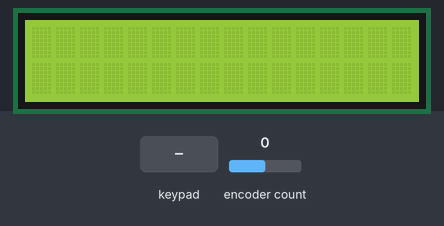
The sketch below on a simulated Arduino Uno, built with avr-gcc and run on an emulated ATmega328P. Parts: 16×2 character LCD. Inputs (shaded band) come from the test bench; at power-on: encoder count 0. What the sketch prints to the serial monitor is not drawn.

Above: at 1.2 s.
1.3 s: key 'U' pressed
At 2.5 s:
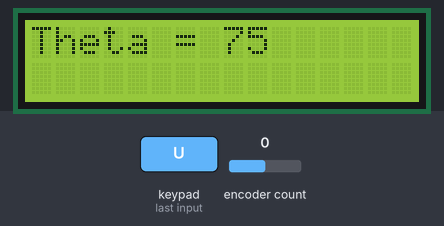
2.8 s: key 'S' pressed
At 3.8 s:
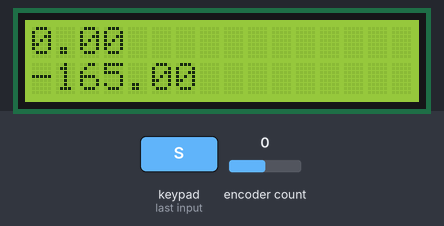
4.3 s: encoder count set to 4
At 4.8 s:
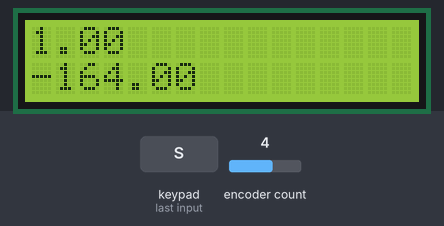
5.8 s: encoder count set to 8
At 7.0 s:
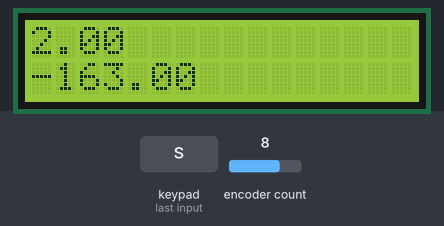
7.3 s: encoder count set to 9
At 8.4 s:
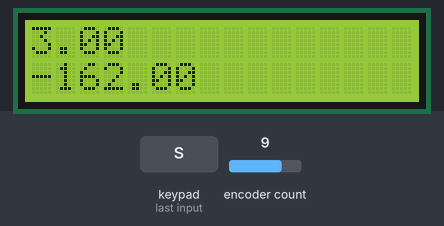
Timing chart, 0 to 9.8 s (numbered marks = the images above; inputs shaded):
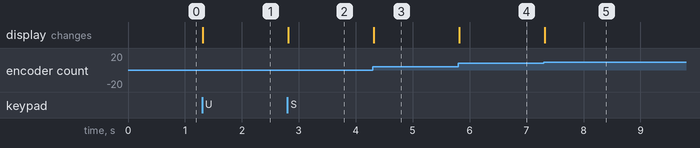

The sketch:

PolymerImpact.ino
```cpp
#include <Adafruit_RGBLCDShield.h>
#include <Wire.h>
#include <Encoder.h>
#include <utility/Adafruit_MCP23017.h>


/*
should be able to select a variable height using the buttons on the new display. that variable height will go into play with the calculation of the energy. Need to also record the max height the mass goes on the follow through */
/**
The entire program is going to need to go into the setup function as the loop will continuously loop until reset. This is not the behaviour that is desired so there will need to bemultiple loops created in the setup function that will handle all the reading.
Need to find what the call for reset is.
the reset should do a full system reboot or shoot out to the inital init stuff.

when booting up the screen will be red and change to green when ready for user input.
the screen will be green until a selection for theta has been pressed which will turn it yellow
when select gets pressed and the test starts the screen will change from yellow to blue to teal to green when it displays the final output.
when reset get pressed then it starts over.

theta will remain on top row
output will be display on row 2
it will remain until reset is pressed.
**/
Adafruit_RGBLCDShield lcd = Adafruit_RGBLCDShield();

//setting up colors to use for the screen
#define OFF 0x0
#define RED 0x1
#define YELLOW 0x3
#define GREEN 0x2
#define TEAL 0x6
#define BLUE 0x4
#define VIOLET 0x5
#define WHITE 0x7
/******************************COLORS ARE NOT WORKING CURRENTLY**************************/
  long oldPosition  = -999;
  int maxHeight;
  long sensValue = 0.0;
  double sensor;
  double theta;
  const int Pi = 3.14159;
  bool x = true;

  //these are where the variables for h are set. if there are any changes to the impact device are this is used on a different device these will need to be adjusted in order for the calculations to be accurate
  int Hinit = 0.0;  //h initial
  int h30 = 0.6;  //h variable 30
  int h45 = 0.6828;  //h variable 45
  int h60 = 0.7464;  //h variable 60
  int h75 = 0.7864;  //h variable 75

  //this is the radius/arm length for the mass
  double r = 0.4; //r
  long Hf = 0.0;
  long Hchange;
  long E;
  double Fa;
  int Ia;

  //if the mass changes this will need to be adjusted
  double mass = 2.73;
  double gravity = 9.81;

  //these are the pins that the encoder is using to communicate with the board. avoid using pins with LEDs attached
  Encoder myEnc(2, 3);
  int y = 0;


void setup(){
  //set LCD columns and rows
  lcd.begin(16, 2);
  Serial.begin(9600);
  //print a test message to the LCD
  lcd.print("Booting up, Please Hold");

  delay(2);

  //clear the lcd
  lcd.clear();
  //set the cursor to column 0, line 0
  lcd.setCursor(0, 0); //setting screen to write at the top row
  //int y = 0;
}//endsetup


void loop() {
    uint8_t buttons = lcd.readButtons(); //setting up buttons
    if (buttons) { //setting the buttons and waiting for input as to wait value to set Hinit
      if (buttons & BUTTON_UP) {
        //set height to 75
        Hinit = h75;
        Ia = 75;
        //clear the lcd
        Serial.print(75);
        lcd.clear();
        //set the cursor to column 0, line 0
        lcd.setCursor(0, 0); //setting screen to write at the top row
        lcd.print("Theta = 75");
      }
      if (buttons & BUTTON_RIGHT) {
        //set theta to 60
        Hinit = h60;
        Ia = 60;
        //clear the lcd
        lcd.clear();
        //set the cursor to column 0, line 0
        lcd.setCursor(0, 0); //setting screen to write at the top row
        lcd.print("Theta = 60");
      }
      if (buttons & BUTTON_DOWN) {
        //set theta to 45
        Hinit = h45;
        Ia = 45;
        //clear the lcd
        lcd.clear();
        //set the cursor to column 0, line 0
        lcd.setCursor(0, 0); //setting screen to write at the top row
        lcd.print("Theta = 45");
      }
      if (buttons & BUTTON_LEFT) {
        //set theta to 30
        Hinit = h30;
        Ia = 30;
        //clear the lcd
        lcd.clear();
        //set the cursor to column 0, line 0
        lcd.setCursor(0, 0); //setting screen to write at the top row
        lcd.print("Theta = 30");
      }
      if (buttons & BUTTON_SELECT) {
        x = false;
        lcd.clear();
        //lcd.setCursor(0,0);
      }
    }
    while (x == false){

       //Serial.print(y);
       y = y + 1;
       long newPosition = myEnc.read();    //this is reading in the position from a sensor called myEnc on pins 2 and 3
       if (newPosition > oldPosition) { //if newposition is actually new
           sensValue = newPosition;
           oldPosition = newPosition;
           theta = sensValue*360/4096; //setting theta
           // calculates maximum angle (deg) pendulum reaches
           //new calculations follow
           Hf = r * sin(theta); // calc final height
           Hchange = Hinit - Hf; // calc for height change
           E = mass * gravity * Hchange; //energy calc
           Fa = theta - (Ia + 90); //calculating the final angle
           //new calcs end
       }//endifcalc
       //clearLCD();
       //lcd.print(sensValue);
       lcd.setCursor(0,0); //setting cursor to the second line of screen
       lcd.print(theta); //print out the answer they are looking for
       Serial.print(Hf);
       Serial.print('\n');
       //Serial.print(x);
       //Serial.print('\n');
       //Serial.print(E);
       lcd.setCursor(0,1); //setting cursor to the second line of screen
       lcd.print(Fa);
       //delay(100); //idk if this is still needed
       /*if (buttons){
          if (buttons & BUTTON_SELECT){  //trying to escape loop
               x = true;
               lcd.clear();
               lcd.setCursor(0,0);
          }//endifinner*/
       //}//endif
    }//end magic loop
} //endMain loop
```

Measured:
- after the input at 1.3 s, the display: changes at once (image 1)
- after the input at 2.8 s, the display: changes at once (image 2)
- after the input at 4.3 s, the display: changes at once (image 3)
- after the input at 5.8 s, the display: changes at once (image 4)
- after the input at 7.3 s, the display: changes at once (image 5)
